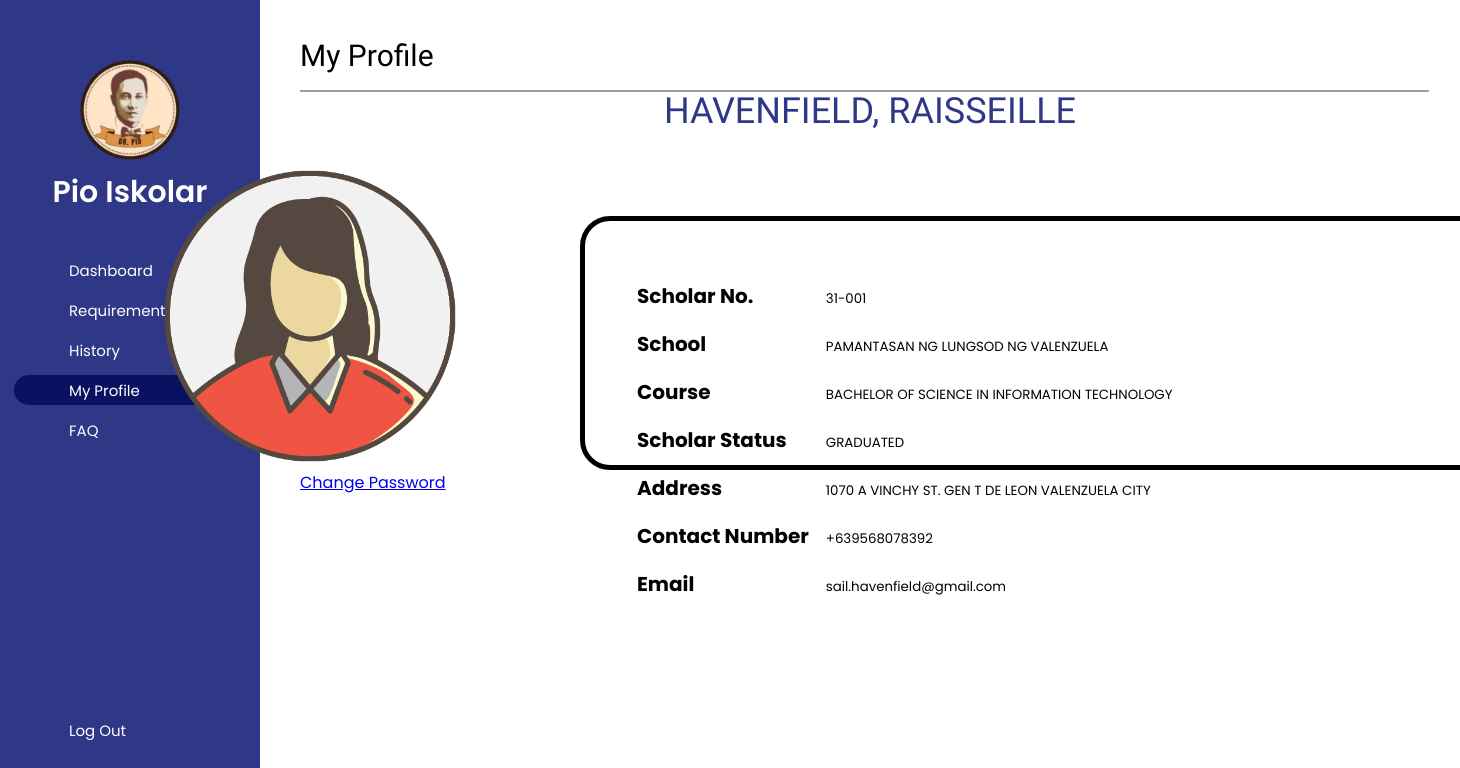
/html/profile.php (signed in), run on an earlier commit of the app's database.
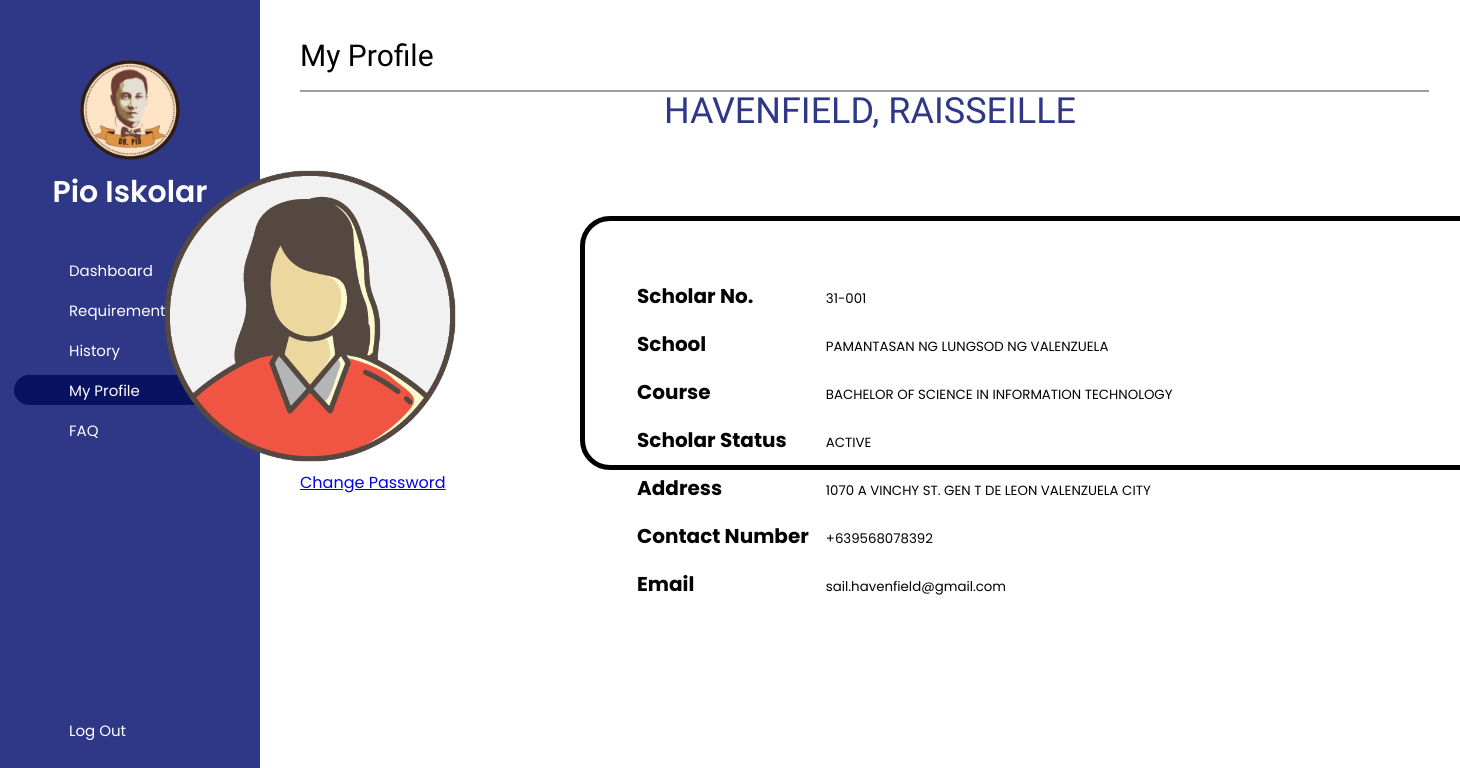
And on a later commit of the database.
### tables this page shows
CREATE TABLE `scholar` (
  `scholar_id` int(11) NOT NULL COMMENT 'B#SID',
  `batch_no` int(11) NOT NULL COMMENT 'B#',
  `user_id` int(11) NOT NULL COMMENT 'user table',
  `status` varchar(20) NOT NULL COMMENT 'status name',
  `last_name` varchar(30) NOT NULL COMMENT 'CAPS LOCK',
  `first_name` varchar(100) NOT NULL COMMENT 'CAPS LOCK',
  `middle_name` varchar(20) DEFAULT NULL COMMENT 'CAPS LOCK',
  `school` varchar(150) NOT NULL COMMENT 'CAPS LOCK',
  `course` varchar(150) NOT NULL COMMENT 'CAPS LOCK',
  `_address` text NOT NULL COMMENT 'CAPS LOCK',
  `contact` varchar(20) NOT NULL COMMENT 'phone number',
  `email` varchar(320) NOT NULL COMMENT 'example@provider.com',
  `remarks` text DEFAULT NULL,
  `graduating` tinyint(1) NOT NULL
);

### functions/scholar_view.php (the view, shortened to what this page needs)
<?php
include_once('../functions/general.php');
global $conn;
function scholarView() {
    global $conn;
    $id = $_SESSION['sid'];
    $display = "SELECT * FROM scholar WHERE scholar_id = '$id'";
    $result = $conn->query($display);
    if ($result->num_rows > 0) {
        while ($row = $result->fetch_assoc()) {
            $sch_id = substr($row["scholar_id"], 0, 2) . '-' . substr($row["scholar_id"], 2, 3);
            $profile = [
                'Scholar No.' => $sch_id,
                'School' => $row['school'],
                'Course' => $row['course'],
                'Scholar Status' => $row['status'],
                'Address' => $row['_address'],
                'Contact Number' => $row['contact'],
                'Email' => $row['email']
            ];
            echo '
                <div class="profile">
                    <form action="" method="post" id="profileForm">
                        <div class="profile_name">
                            <img src="images/profile.png" alt="Profile Picture"> <br>
                        </div>
                        <div class="profile-info">
                            <table>
            ';
            foreach ($profile as $key => $value) {
                echo '
                    <tr>
                        <th style="width: 20%">'.$key.'</th>
                        <td>';
                if ($key == 'School') {
                    echo '<input type="text" name="school" value="'.$value.'" class="input2" style="text-align: left; width: 100%;" readonly>';
                } elseif ($key == 'Course') {
                    echo '<input type="text" name="course" value="'.$value.'" class="input2" style="text-align: left;" readonly>';
                } elseif ($key == 'Scholar Status') {
                    echo '<input name="scholar_status" value="'.$value.'" class="input2" style="text-align: left;" readonly>';
                } elseif ($key == 'Batch ID') {
                    echo '<input type="text" name="batch_id" value="'.$value.'" class="input2" style="text-align: left;s" readonly>';
                } else {
                    echo '<input type="text" name="'.strtolower(str_replace(' ', '_', $key)).'" value="'.$value.'" class="input2" style="text-align: left;" readonly>';
                }
                echo '</td>
                    </tr>
                ';
            }
            echo '
                            </table>
                        </div>
                    </form>
                </div>
            ';
        }
    }
}
?>

### html/profile.php (shortened to what this page needs)
<?php
    include_once('../functions/general.php');
    include('../functions/scholar_view.php');
?>
<!DOCTYPE html>
<html lang="en">
<head>
    <link rel="stylesheet" href="css/ad_skoDetail.css">
    <link rel="stylesheet" href="css/profile.css">
    <link rel="stylesheet" href="css/confirm.css">
</head>
<body>
    <?php include 'navbar.php';?>
    <div class="main1">
        <div class="topBar">
            <div class="headerName">
                <h1>My Profile</h1>
            </div>
            <div class="headerRight">
                <div class="notifs">
                </div>
            </div>
        </div>
        <div class="line"></div>
        <div class="details"><center>
            <?php scholarFull(); ?>
        </center></div>
        <?php scholarView();?>
        <a href="#" onclick="openPass()"> Change Password </a>
    </div>
    <?php include 'notif.php'; ?>
    <?php include 'toast.php'; ?>
</body>
</html>

### html/navbar.php (shortened to what this page needs)
<link rel="stylesheet" href="css/navbar.css">
<nav class="sidebar">
    <header>
        <div class="sideHeader">
            <span class="headerLogo">
                <img src="images/pio-logo.png" alt="logo">
            </span>
            <div class="headerText">
                <h1>Pio Iskolar</h1>
            </div>
        </div>
    </header>
    <div class="navBar">
        <ul class="navLinks">
            <li class="navLink"> <a href="dashboard.php" onclick="activateLink(this)">
                <span class="text"> Dashboard </span>
            </a> </li>
            <li class="navLink"> <a href="docs.php" onclick="activateLink(this)">
                <span class="text"> Requirements </span>
            </a> </li>
            <li class="navLink"> <a href="history.php" onclick="activateLink(this)">
                <span class="text"> History </span>
            </a> </li>
            <li class="navLink"> <a href="profile.php" onclick="activateLink(this)">
                <span class="text"> My Profile </span>
            </a> </li>
            <li class="navLink"> <a href="faq.php" onclick="activateLink(this)">
            <span class="text"> FAQ </span>
        </a></li>
        </ul>
    </div>
    <div class="bottom-content">
        <li class="navLink"><a href="../functions/logout.php">
            <span class="text"> Log Out </span>
        </a></li>
    </div>
</nav>

### functions/general.php (shortened to what this page needs)
<?php
    $serv = "localhost";
    $host = "root";
    $keys = "";
    $dbnm = "pio_iskolar";
    $ports = [3308, 3307, 3306];
    $conn = new mysqli($serv, $host, $keys, $dbnm, $ports[0]);
    function scholarFull() {
        global $conn;
        $id = $_SESSION['sid'];
        $display = "SELECT * FROM scholar WHERE scholar_id = '$id'";
        $result = $conn->query($display);
        if ($result->num_rows > 0) {
            while ($row = $result->fetch_assoc()) {
                print '
                    <h1>'.$row['last_name'].', '.$row['first_name'].' '.$row['middle_name'].'</h1>
                ';
            }
        }
    }
?>

### html/notif.php (shortened to what this page needs)
<link rel="stylesheet" href="css/notif.css">

### html/toast.php (shortened to what this page needs)
<link rel="stylesheet" href="css/toast.css">

### html/css/ad_skoDetail.css (style rules this page uses)
* { margin: 0; padding:0; box-sizing: border-box; font-family: 'Poppins', 'Lexend'; }
.details { grid-row: 2 / 3; grid-column: 1 / 5; }
.details h1 { font-family: 'Lexend'; font-size: 36px; font-weight: 500; color: #2f3787; }
form { display:inherit; margin:0; padding:0; }
.profile { grid-row: 3 / 4; grid-column: 1 / 5; display: flex; justify-content: center; }
.profile_name img { margin-top: 20px; width: 200px; height: 200px; margin-right: 100px; }
.profile-info { display: flex; flex-direction: column; width: 1000px; position: relative; }
.profile-info table { margin-top: 10px; font-size: 15px; }
.profile-info table td { padding: 8px 0px; border-color: none; }
.profile-info table th { padding: 8px 0px; text-align: left; }
.input2 { flex: 1; border: none; outline: none; background-color: transparent; width: 100%; text-align: center; }
.active, .tblTitle:hover { background-color: #ccc; }

### html/css/profile.css (style rules this page uses)
* { margin: 0; padding:0; box-sizing: border-box; font-family: 'Poppins', 'Lexend'; }
.profile_name { display: flex; flex-direction: column; align-items: center; justify-content: center; }
.profile_name img { display: flex; width: 300px; height: 300px; }
.profile-info { display: flex; flex-direction: column; width: 1000px; border: 5px solid #000; border-radius: 30px; margin-left: 20px; margin-top: 50px; }
.profile-info table { font-size: 20px; margin: 50px; }
.profile-info table td { padding: 5px 10px; border-color: #FFF; }
.profile-info table th { padding-top: 5px 10px; text-align: left; }

### html/css/navbar.css (style rules this page uses)
* { margin: 0; padding:0; box-sizing: border-box; font-family: 'Poppins', 'Lexend'; }
.sidebar { font-family: 'Poppins'; position: fixed; top: 0; left: 0; height: 100%; width: 260px; padding: 10px 14px; background: #2F3787; overflow: hidden; }
.sidebar .sideHeader { display: flex; flex-direction: column; align-items: center; justify-content: center; margin-top: 50px; }
.sidebar .headerLogo { align-items: center; }
.sidebar .headerLogo img { width: 100px; display: block; margin: 0 auto; }
.sideHeader .headerText { margin-top: 10px; margin-bottom: 10px; }
.sidebar .headerText h1 { text-align: center; font-size: 30px; font-weight: 600; color: white; }
.sidebar .navBar { height: calc(100% - 300px); display: flex; flex-direction: column; justify-content: space-between; padding-top: 20px; }
.sidebar .bottom-content { bottom: 30px; width: 100%; }
.sidebar li { background-color: transparent; height: 30px; margin-top: 10px; list-style: none; display: flex; align-items: center; }
.sidebar li a { height: 100%; width: 100%; display: flex; align-items: center; text-decoration: none; border-radius: 20px; transition: 0.4s; }
.sidebar li.active a { background: #091161; }
.sidebar li .text { color: #fff; transition: 0.2s; font-size: 15px; margin-left: 20px; }
.main1 { display: grid; grid-template-rows: 70px 10% 40% 40%; grid-template-columns: 25% 25% 25% 25%; position: absolute; width: calc(100% - 260px); left: 260px; min-height: 100%; background-color: #fff; transition: 0.5s; padding: 20px 20px 20px 40px; }
.topBar { grid-row: 1 / 2; grid-column: 1 / 5; display: flex; float: right; justify-content: space-between; align-items: center; }
.headerName { display: flex; flex-grow: 1; }
.headerName h1 { font-family: 'Lexend'; font-size: 30px; font-weight: 300; }
.headerRight { display: flex; align-items: center; margin-left: auto; float: right; }
.notifs { position: relative; top: 0; display: flex; align-items: center; justify-content: center; align-items: center; width: 30px; height: 30px; cursor: pointer; margin-right: 20px; }
.line { grid-row: 2 / 2; grid-column: 1 / 5; width: 99%; height: 2px; background-color: #9D9D9D; }

### html/css/notif.css (style rules this page uses)
* { margin: 0; padding:0; box-sizing: border-box; font-family: 'Poppins', sans-serif; }

What changed in the data, as far as the page shows it:
changed scholar "HAVENFIELD": scholar_status "GRADUATED" → "ACTIVE"
